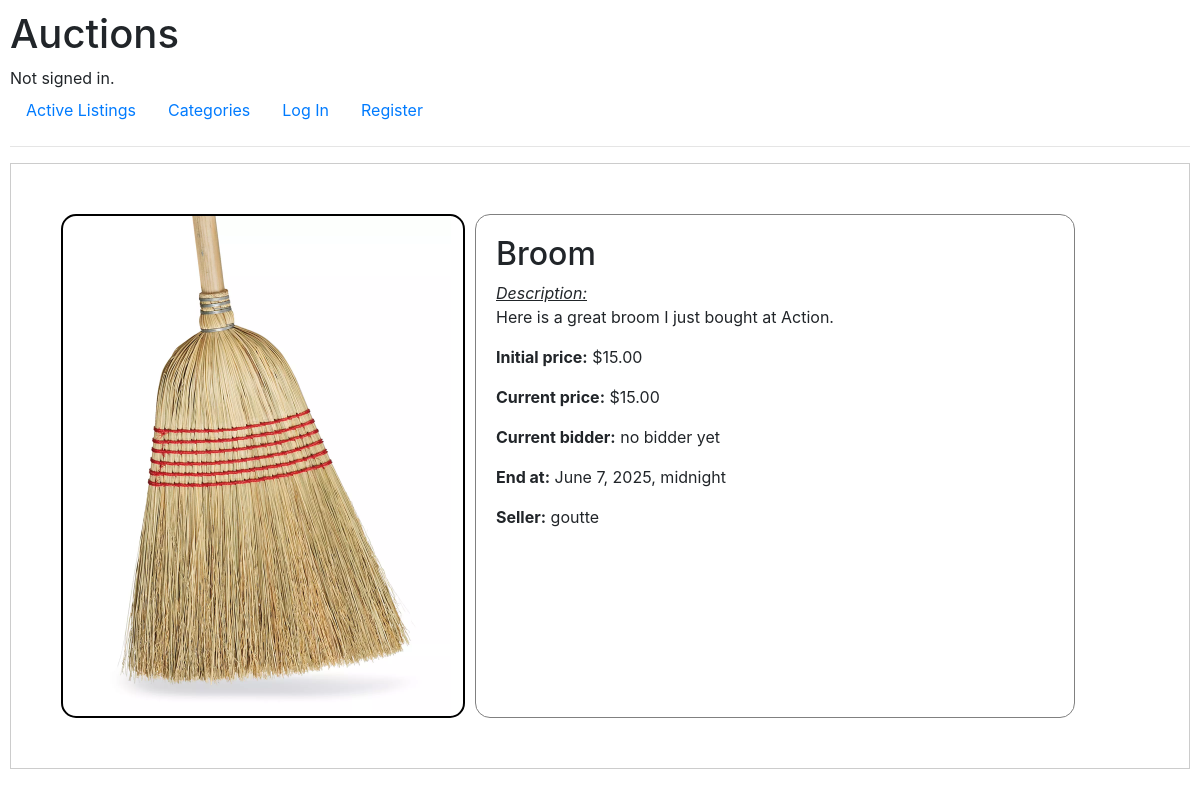
Page /listing/17 on the earlier database version.
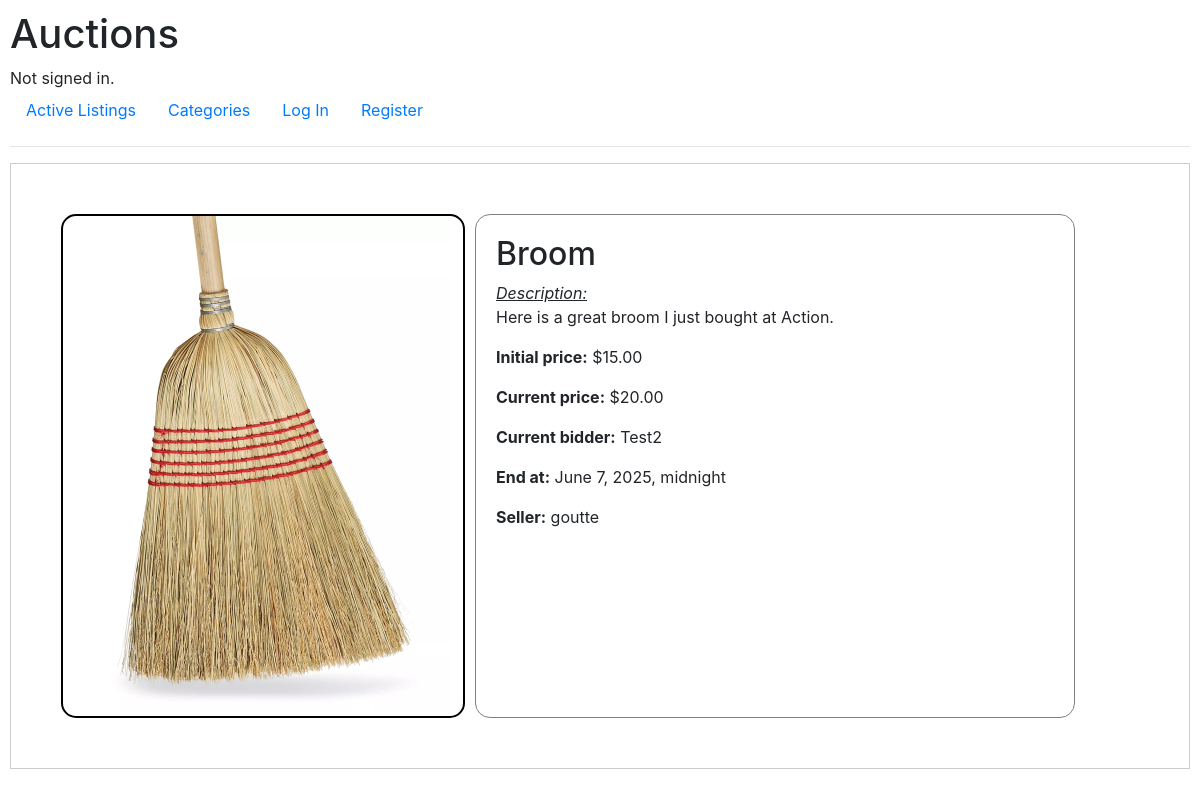
Same page on the later database version.
### auctions/models.py (models this page shows, shortened)
class Listing(models.Model):
    id = models.AutoField(primary_key=True)
    owner_id = models.ForeignKey(User, on_delete=models.CASCADE, related_name="listings")
    name = models.CharField(max_length=64)
    description = models.TextField()
    initial_price = models.DecimalField(default=0,max_digits=10, decimal_places=2)
    picture_url = models.ImageField(upload_to='images/', null=True, blank=True)
    created_at = models.DateTimeField(auto_now_add=True)
    end_at = models.DateTimeField()
    bids_count = models.IntegerField(default=0)
    category = models.CharField(default="others", max_length=64)
    last_bid_id = models.ForeignKey("Bid", on_delete=models.SET_NULL, null=True, blank=True)
    is_active = models.BooleanField(default=True)
    winner_id = models.ForeignKey(User, on_delete=models.SET_NULL, null=True, blank=True)

class User(AbstractUser):
    id = models.AutoField(primary_key=True)
    watchlist = models.ManyToManyField("Listing", blank=True, related_name="watchlisted_by")

class Bid(models.Model):
    id = models.AutoField(primary_key=True)
    listing_id = models.ForeignKey(Listing, on_delete=models.CASCADE, related_name="bids")
    user_id = models.ForeignKey(User, on_delete=models.CASCADE, related_name="bids")
    amount = models.DecimalField(max_digits=10, decimal_places=2, default=Decimal('0.00'))

### auctions/views.py (the view)
# urls.py: path("listing/<int:listing_id>", views.listing, name="listing"),
def listing(request, listing_id):
    try:
        listing = Listing.objects.get(pk=listing_id)
        comments = ListingComment.objects.filter(listing_id=listing_id).order_by("-created_at")
    except Listing.DoesNotExist:
        return render(request, "auctions/listing.html", {
            "listing_error": "Listing not found"
        })
    if not listing.is_active:
        return render(request, "auctions/listing.html", {
            "listing": listing,
            "error": "This listing is closed"
        })
    return render(request, "auctions/listing.html", {
        "listing": listing,
        "comments": comments
    })

### auctions/templates/auctions/listing.html (shortened to what this page needs)
{% extends "auctions/layout.html" %}
{% block body %}
<div class="listing-page">
    {% if listing_error %}
    <div class="alert alert-danger">{{ listing_error }}</div>
    {% else %}
    <div class="listing-page-content">
        <div class="listing-content-img">
            {% if listing.picture_url %}
            <img src='{{ listing.picture_url.url }}' alt="{{ listing.name }}">
            {% else %}
            {% load static %}
            {% endif %}
        </div>
        <div class="listing-content-text">
        <h2>{{ listing.name }}</h2>
        <p><em style="text-decoration: underline;">Description:</em> <br>{{ listing.description}}</p>
        <p><b>Initial price:</b> ${{ listing.initial_price }}</p>
        {% if listing.last_bid_id %}
            <p><b>Current price:</b> ${{ listing.last_bid_id.amount }}</p>
            <p><b>Current bidder:</b> {{ listing.last_bid_id.user_id.username }}</p>
        {% else %}
            <p><b>Current price:</b> ${{ listing.initial_price }}</p>
            <p><b>Current bidder:</b> no bidder yet</p>
        {% endif %}
        <p><b>End at:</b> {{ listing.end_at }}</p>
        <p><b>Seller:</b> {{ listing.owner_id.username }}</p>
    </div>
    {% endif %}
</div>
{% endblock %}

### auctions/templates/auctions/layout.html (shortened to what this page needs)
{% load static %}
<!DOCTYPE html>
<html lang="en">
  <head>
    <link
      rel="stylesheet"
      href="https://stackpath.bootstrapcdn.com/bootstrap/4.4.1/css/bootstrap.min.css"
    />
    <link href="{% static 'auctions/styles.css' %}" rel="stylesheet" />
  </head>
  <body>
    <h1>Auctions</h1>
    <div>
      {% if user.is_authenticated %}
      Welcome <strong>{{ user.username }} !</strong>
      {% else %}
      Not signed in.
      {% endif %}
    </div>
    <ul class="nav">
      <li class="nav-item">
        <a class="nav-link" href="{% url 'index' %}">Active Listings</a>
      </li>
      <li class="nav-item">
        <a class="nav-link" href="{% url 'categories' %}">Categories</a>
      </li>
      {% if user.is_authenticated %}
      <li class="nav-item">
        <a class="nav-link" href="{% url 'watchlist' %}">Watchlist</a>
      </li>
      <li class="nav-item">
        <a class="nav-link" href="{% url 'logout' %}">Log Out</a>
      </li>
      <li class="nav-item">
        <a class="nav-link" href="{% url 'create_listing' %}">Create Listing</a>
      </li>
      {% else %}
      <li class="nav-item">
        <a class="nav-link" href="{% url 'login' %}">Log In</a>
      </li>
      <li class="nav-item">
        <a class="nav-link" href="{% url 'register' %}">Register</a>
      </li>
      {% endif %}
    </ul>
    <hr />
    {% block body %} {% endblock %}
  </body>
</html>

### auctions/static/auctions/styles.css (style rules this page uses)
body { padding: 10px; height: 600px; }
.listing-page-content { padding: 50px; display: flex; flex-direction: row; gap: 10px; border: 1px solid #ccc; }
.listing-content-img { border: 2px solid black; border-radius: 15px; }
.listing-content-img img { object-fit: contain; width: 400px; height: 500px; margin: 0 auto; }
.listing-content-text { display: flex; flex-direction: column; border: 1px solid grey; border-radius: 15px; width: 600px; padding: 20px; }

Differences in the rows shown:
changed Listing "Broom": last_bid_id_id empty → 50 (drawn); last_bid_id.amount (not shown) → "20.00"; last_bid_id.user_id.username (not shown) → "Test2"; initial_price "15.00" → (not shown)
Other differences:
text no longer shown: "no bidder yet"
